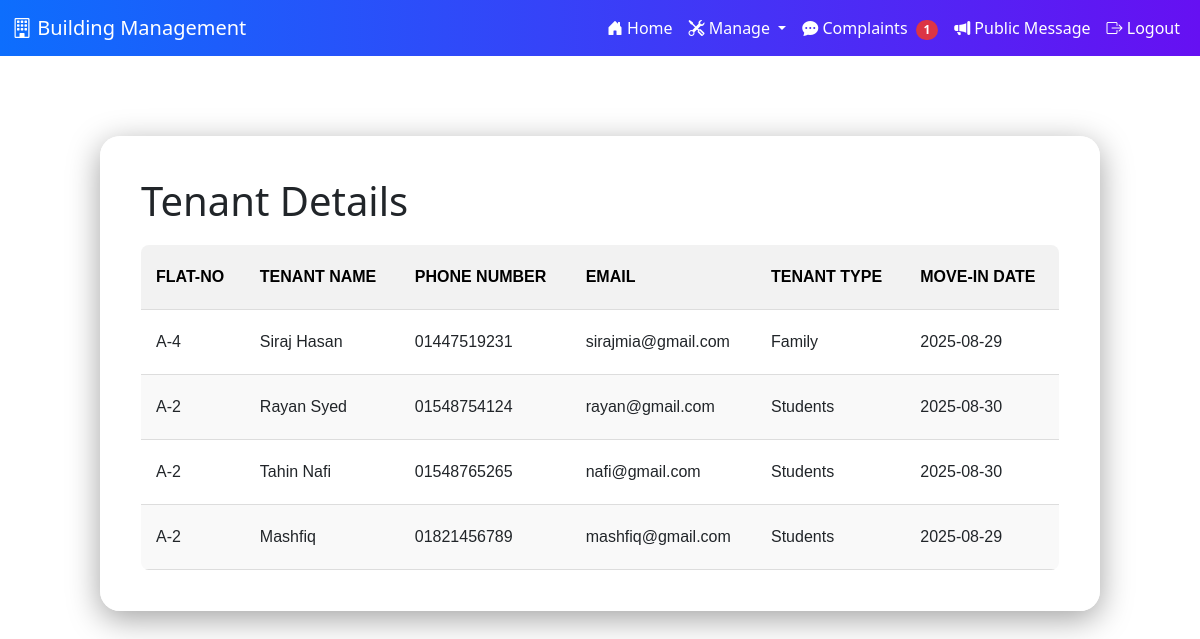
/tenantforadminview.php, run on the app's committed database.
### tables this page shows
CREATE TABLE `tenants` (
  `flat_no` varchar(10) NOT NULL,
  `tenant_name` varchar(255) DEFAULT NULL,
  `email` varchar(255) DEFAULT NULL,
  `phone_number` varchar(255) NOT NULL,
  `tenant_type` enum('Family','Students') NOT NULL,
  `movein_date` date DEFAULT NULL
);

### tenantforadminview.php (the view, shortened to what this page needs)
<!DOCTYPE html>
<html>
<head>
    <link href="https://cdn.jsdelivr.net/npm/bootstrap@5.3.0/dist/css/bootstrap.min.css" rel="stylesheet">
    <link rel="stylesheet" href="https://cdn.jsdelivr.net/npm/bootstrap-icons@1.10.5/font/bootstrap-icons.css">
    <link rel="stylesheet" href="https://cdnjs.cloudflare.com/ajax/libs/font-awesome/6.5.0/css/all.min.css">
    <link rel="stylesheet" href="adminstyle.css">
</head>
<body class="body">
    <?php include('navbar.php'); ?>
        <main>
        <section class="tenants2">
            <div class="tenants_box">
                <h1>Tenant Details</h1>
                <table class="tenants_table">
                    <thead>
                        <tr>
                            <th>Flat-no</th>
                            <th>Tenant Name</th>
                            <th>Phone Number</th>
                            <th>Email</th>
                            <th>Tenant Type</th>
                            <th>Move-in Date</th>
                        </tr>
                    </thead>
                    <tbody>
                    <?php
                        require_once("DBconnect.php");
                        $sql = "SELECT * FROM tenants";
                        $result = mysqli_query($conn, $sql);
                        if(mysqli_num_rows($result) > 0){
                            while($row = mysqli_fetch_array($result)){
                        ?>
                        <tr>
                            <td><?php echo $row["flat_no"]; ?></td>
                            <td><?php echo $row["tenant_name"]; ?></td>
                            <td><?php echo $row["phone_number"]; ?></td>
                            <td><?php echo $row["email"]; ?></td>
                            <td><?php echo $row["tenant_type"]; ?></td>
                            <td><?php echo $row["movein_date"]; ?></td>
                        </tr>
                        <?php
                            }
                        }
                        ?>
                    </tbody>
                </table>
            </div>
        </section>
    </main>
</body>
</html>

### adminstyle.css (style rules this page uses)
.body { background: linear-gradient(135deg, #e0f7fa, #f1f8e9); font-family: 'Segoe UI', Tahoma, Geneva, Verdana, sans-serif; min-height: 100vh; color: #212529; background-image: url('img/modern-tokyo-street-background.jpg'); background-repeat: no-repeat; background-position: center; background-size: cover; background-attachment: fixed; }
.tenants2 { margin-top: 80px; max-width: 1000px; width: 95%; margin: 80px auto 0; padding: 40px; background-color: rgba(255, 255, 255, 0.8); backdrop-filter: blur(10px); border-radius: 20px; border: 1px solid rgba(255, 255, 255, 0.2); box-shadow: 0 8px 32px 0 rgba(0, 0, 0, 0.37); display: flex; flex-direction: column; justify-content: center; z-index: 2; }
.tenants_box { overflow-x: auto; }
.tenants_table { width: 100%; border-collapse: collapse; margin-top: 20px; font-family: Arial, sans-serif; border-radius: 8px; overflow: hidden; table-layout: auto; }
.tenants_table th, .tenants_table td { padding: 20px 15px; text-align: left; border-bottom: 1px solid #ddd; white-space: nowrap; }
.tenants_table th { background-color: #f2f2f2; color: #000; font-weight: bold; text-transform: uppercase; }
.tenants_table tbody tr:nth-child(even) { background-color: #f9f9f9; }

### data on the page
tenants: flat_no "A-4", tenant_name "Siraj Hasan", phone_number "01447519231", email "sirajmia@gmail.com", tenant_type "Family", movein_date "2025-08-29"
tenants: flat_no "A-2", tenant_name "Rayan Syed", phone_number "01548754124", email "rayan@gmail.com", tenant_type "Students", movein_date "2025-08-30"
tenants: flat_no "A-2", tenant_name "Tahin Nafi", phone_number "01548765265", email "nafi@gmail.com", tenant_type "Students", movein_date "2025-08-30"
tenants: flat_no "A-2", tenant_name "Mashfiq", phone_number "01821456789", email "mashfiq@gmail.com", tenant_type "Students", movein_date "2025-08-29"

### other printed values
$pending_complaints "1"
